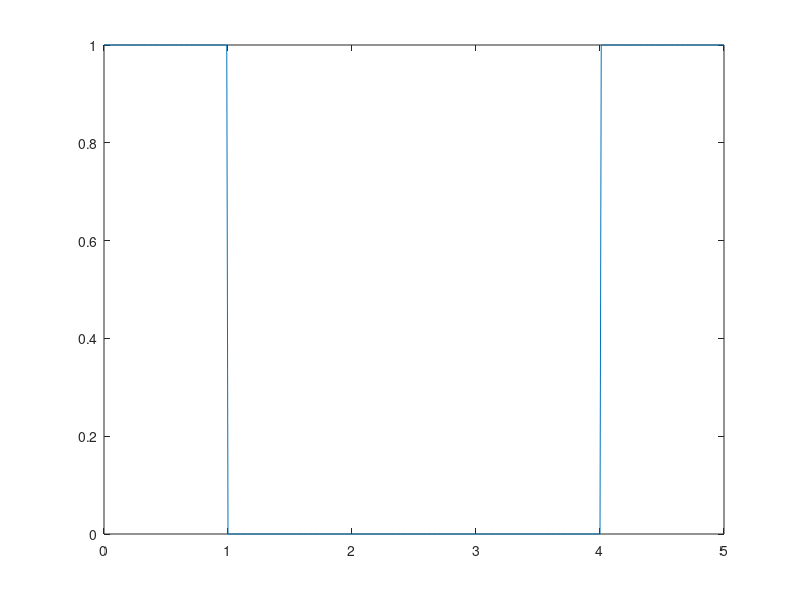

Write the MATLAB code that produced this figure.
u = @(t) (t >= 0);  % unit step
pulse = @(t, T) (u(t)) - (u(t-T));  % pulse

t = 0: 0.01: 5;

x = pulse(t, 1);
h = pulse(t, 1);
n = t(end);

y_hat = zeros(length(x));

for index = 1 : 0.01: x(end)
    y_hat(index) = (pulse(n-index, 1) + pulse(index, 1));
end;

% plot(t, y_hat)
plot(t, pulse(n-t, 1)+pulse(t, 1));
